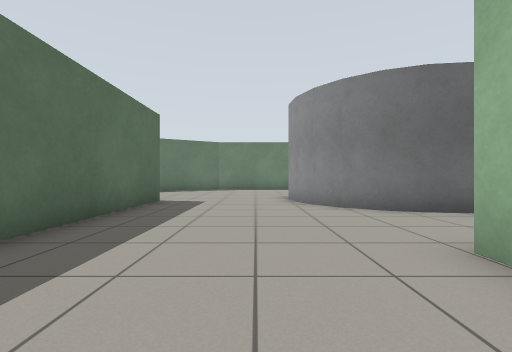
[1] (above)

19 first-person views from a walk through a world built for the Gazebo simulator. The camera is 0.72 m above the floor, looks level and sees 85° across. The floor is counted in squares, 1 m on a side. Each view is taken from the middle of a square. On the plan, view 1 faces up. The plan holds only what a view shows up to about 10 squares ahead; the rest is blank.

[2]
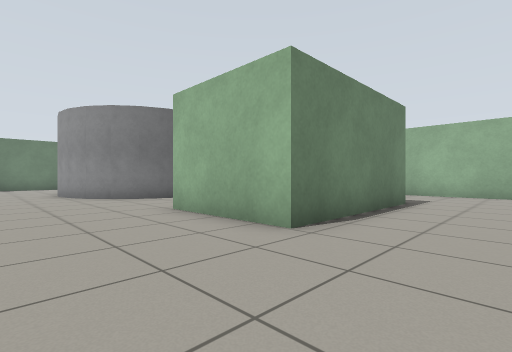

[3]
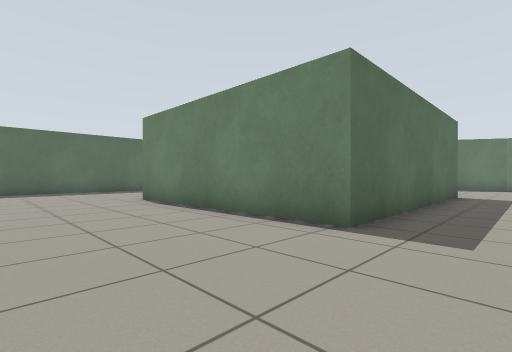

[4]
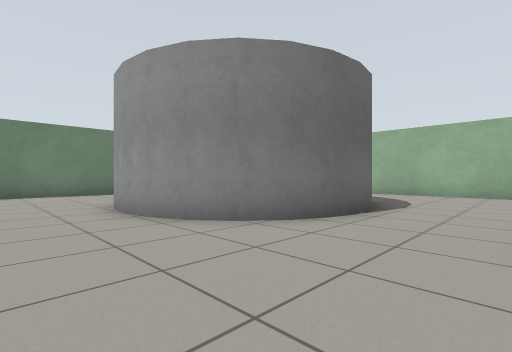

[5]
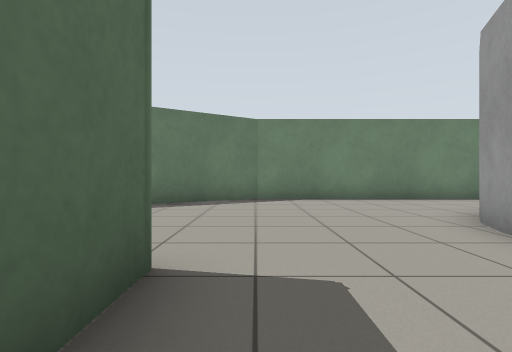

[6]
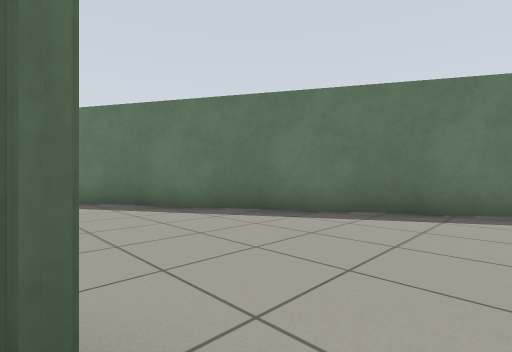

[7]
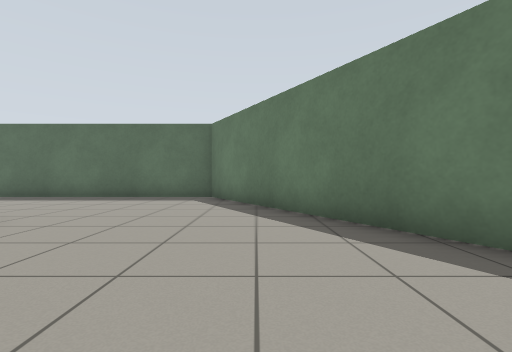

[8]
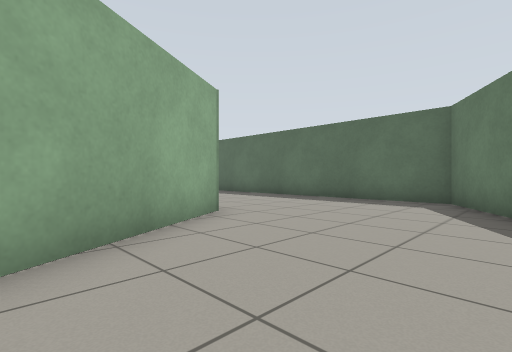

[9]
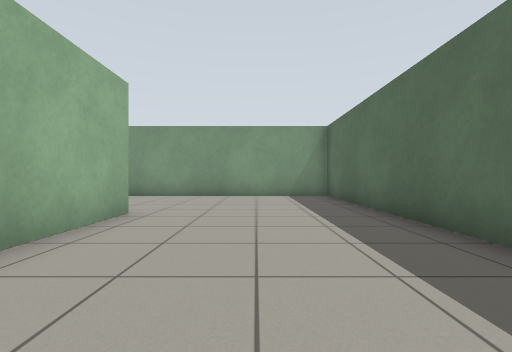

[10]
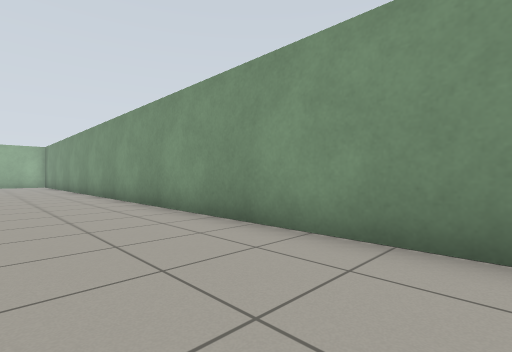

[11]
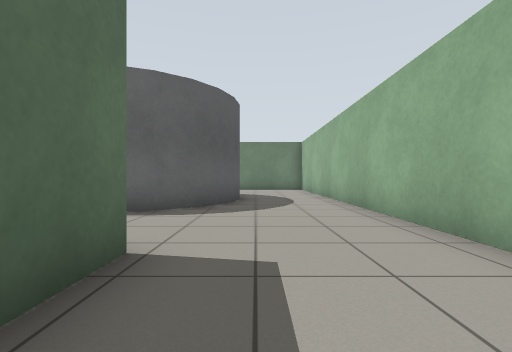

[12]
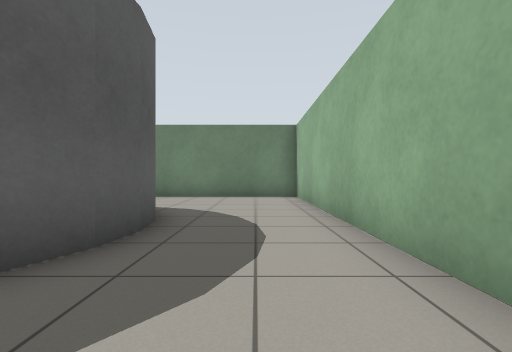

[13]
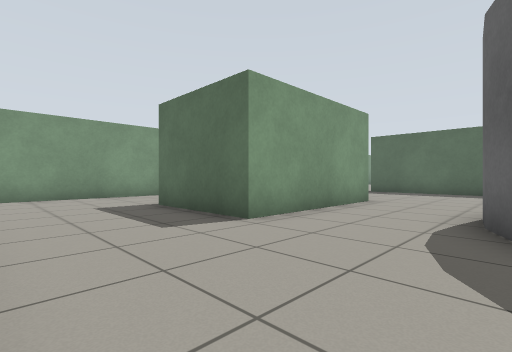

[14]
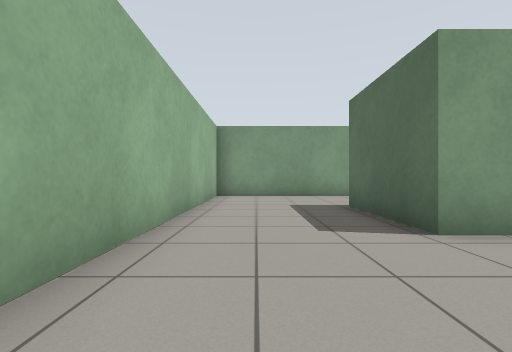

[15]
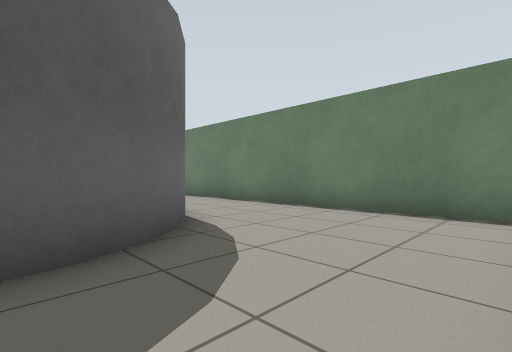

[16]
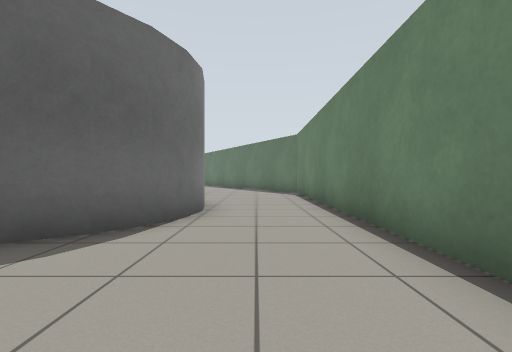

[17]
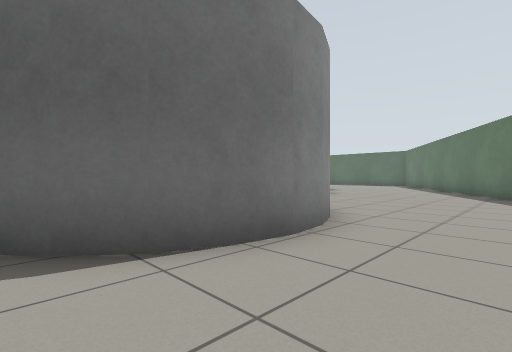

[18]
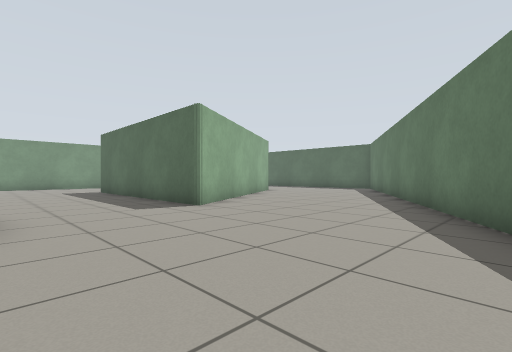

[19]
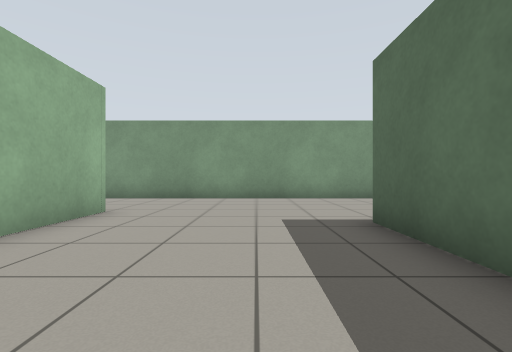

### Floor plan
Key: @ floor where view 1 was taken; # wall or solid block; . floor; C grey cylinder.
Columns run from 15 left of view 1 to 11 right of it. Each row starts with its distance up from view 1.
 15             ###############
 14           ###.............#
 13         ###...............#
 12        ##..........CC.....#
 11      ###.........CC CC....#
 10    ###...........C    C...#
  9  ###............C     C...#
  8 ##..........#...C     C...#
  7 #.........###....C    C...#
  6 #.......### #.....CCCC....#
  5 #......##   #.............#
  4 #.....##    #.............#
  3 #.....#     #.............#
  2 #.....#     #....######...#
  1 #.....#######....######...#
  0 #..............@.######...#
 -1 #.........................#
 -2 #.........................#
 -3 #.........................#
 -4 ###########################

Where each view was taken, in squares from view 1:
view 1: 0 up, 0 right, facing up
view 2: 3 down, 1 left, facing up-right
view 3: 3 down, 1 left, facing up-left
view 4: 3 up, 1 left, facing up-right
view 5: 6 up, 2 left, facing up
view 6: 8 up, 2 left, facing up-left
view 7: 9 up, 5 left, facing left
view 8: 9 up, 6 left, facing down-left
view 9: 6 up, 12 left, facing down
view 10: 1 down, 11 left, facing down-right
view 11: 0 up, 8 right, facing up
view 12: 5 up, 9 right, facing up
view 13: 6 up, 10 right, facing down-left
view 14: 6 up, 9 right, facing down
view 15: 9 up, 10 right, facing up-left
view 16: 13 up, 10 right, facing left
view 17: 14 up, 7 right, facing down-left
view 18: 14 up, 1 right, facing down-left
view 19: 5 up, 1 left, facing down
